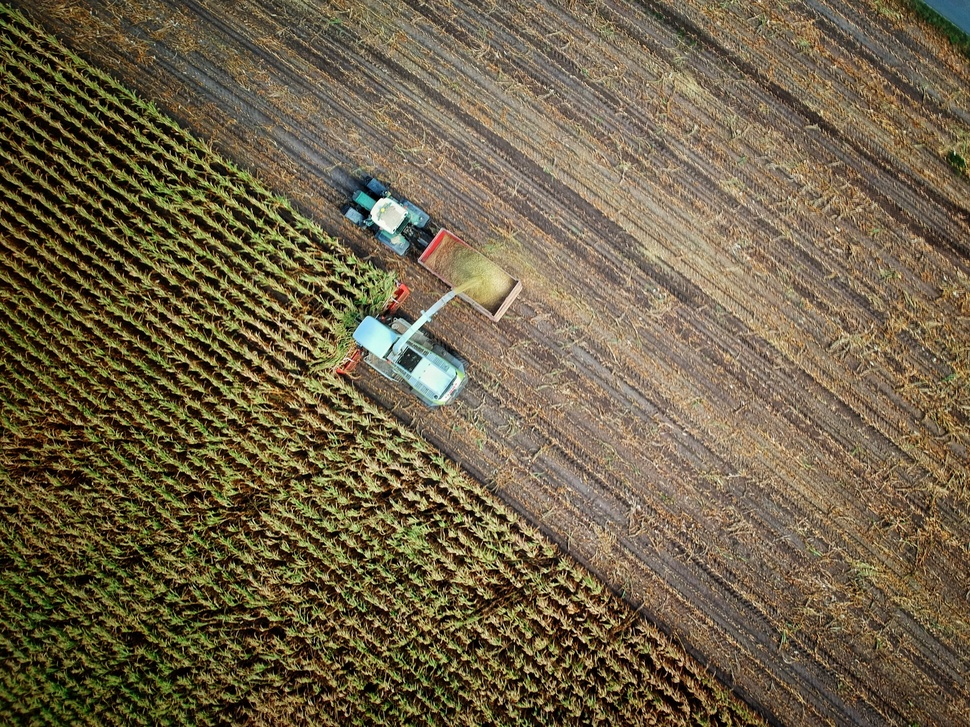
#> input picture Final Mini Project/image.jpg, 970 x 727 px, shrunk from 3600 x 2700 before the run, found by its file name
$ python pencil_sketching.py
#> lines starting #> are read from the running program, lines starting #| are printed output that depends on the picture
import cv2

img=cv2.imread("image.jpg")
#> img is the input picture: shape (727, 970, 3); mean B, G, R 71.9, 98.2, 111.4

RGB_img = cv2.cvtColor(img, cv2.COLOR_BGR2RGB)

grey_img=cv2.cvtColor(img, cv2.COLOR_BGR2GRAY)
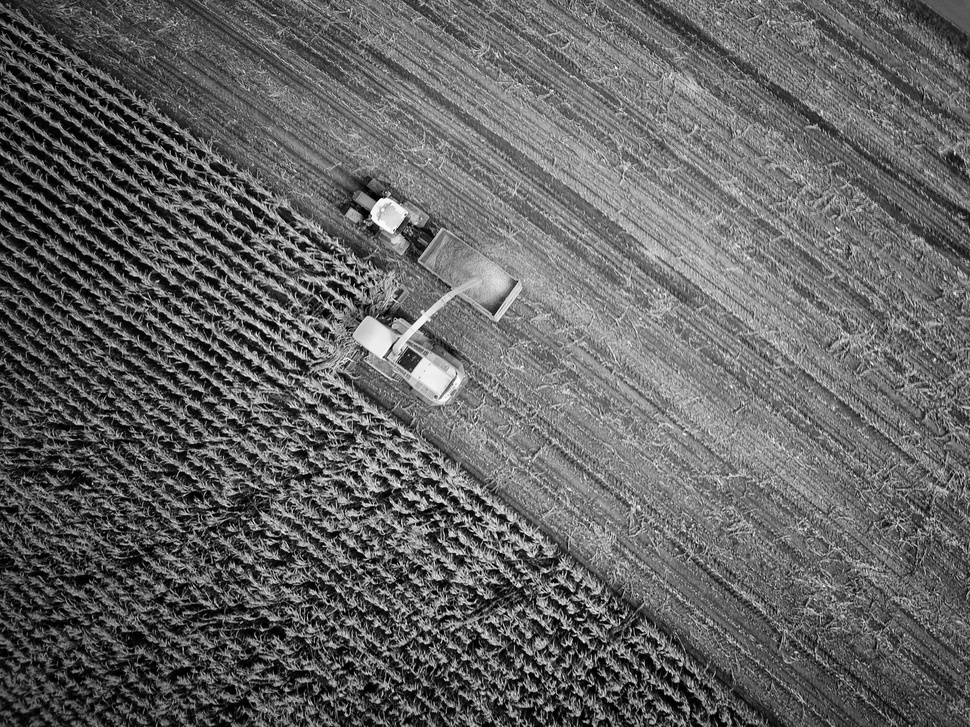
#> grey_img: shape (727, 970); min 0, max 255, mean 99.1

invert_img=cv2.bitwise_not(grey_img)
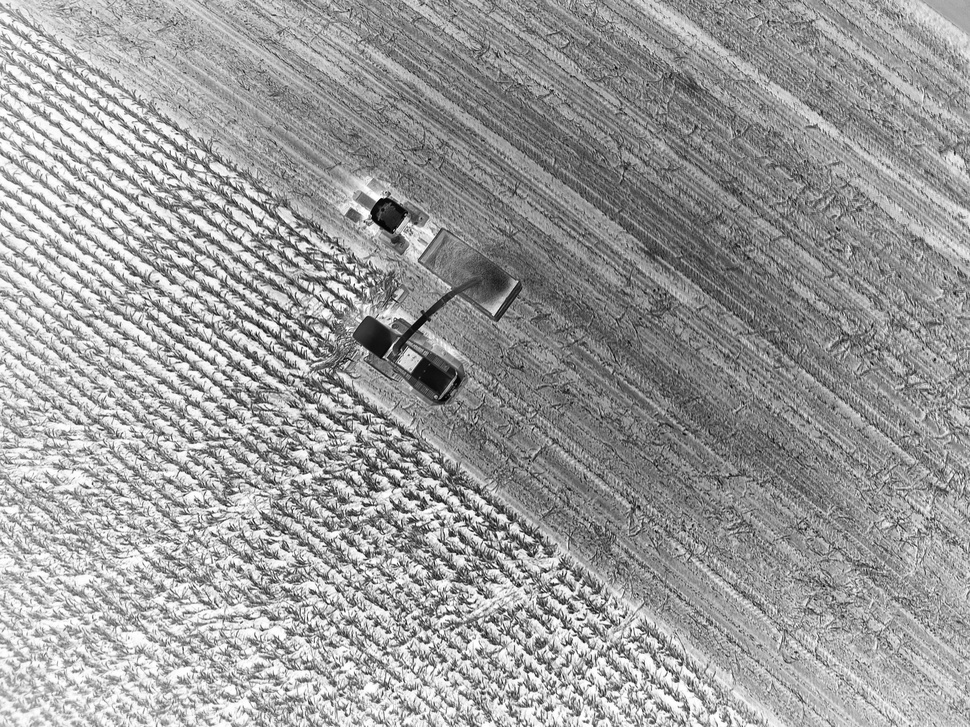
#> invert_img: shape (727, 970); min 0, max 255, mean 155.9

blur_img=cv2.GaussianBlur(invert_img, (111,111),0)
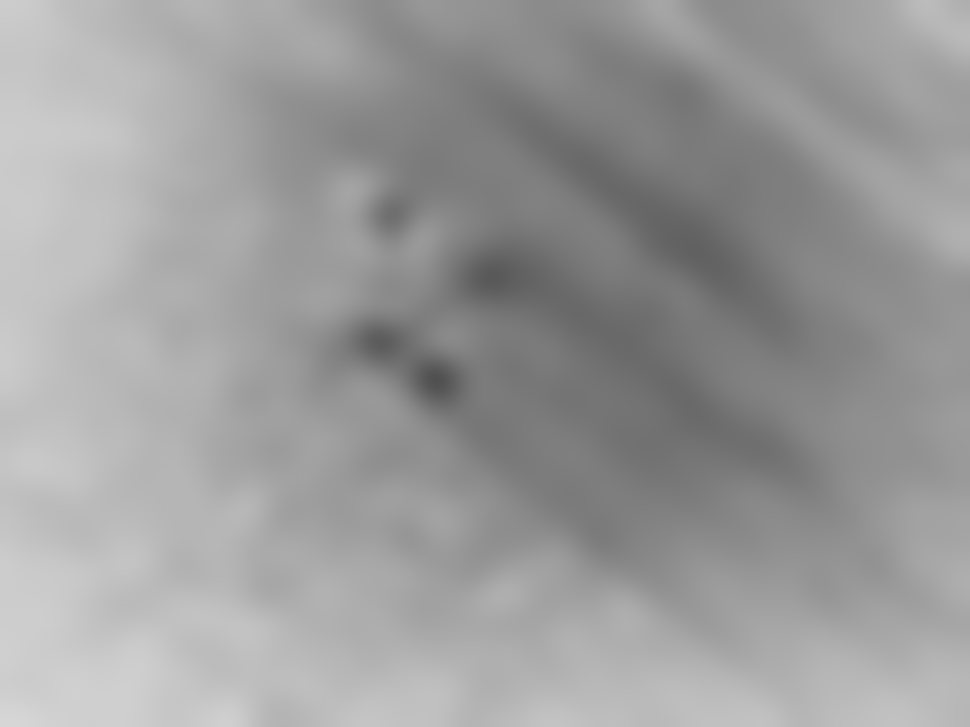
#> blur_img: shape (727, 970); min 80, max 214, mean 155.8

invblur_img=cv2.bitwise_not(blur_img)
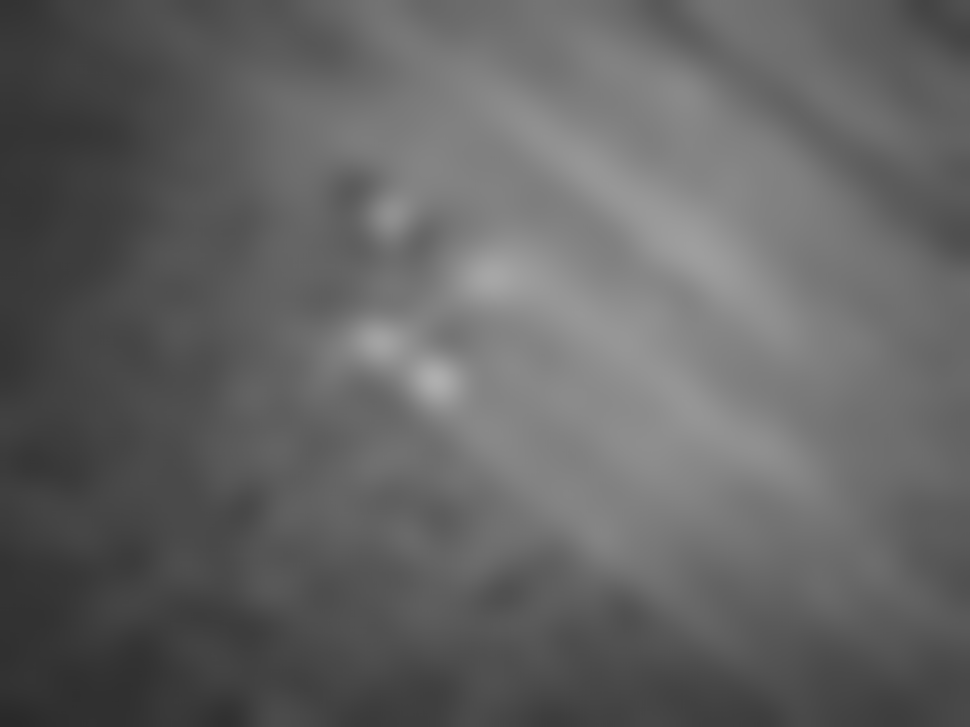
#> invblur_img: shape (727, 970); min 41, max 175, mean 99.2

sketch_img=cv2.divide(grey_img,invblur_img, scale=256.0)
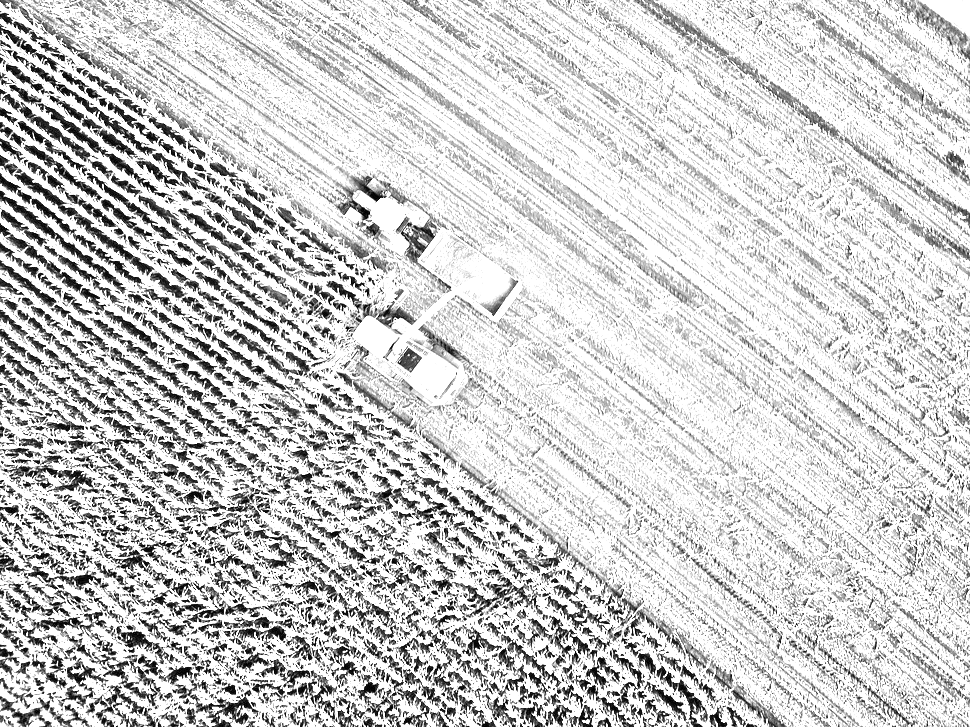
#> sketch_img: shape (727, 970); min 0, max 255, mean 204.9

cv2.imwrite("sketch.png", sketch_img)

cv2.imshow('Pencil Sketching completed' ,sketch_img)
cv2.waitKey(0)
cv2.destroyAllWindows()

$ run again, with Final Mini Project/2.jpg copied over Final Mini Project/image.jpg
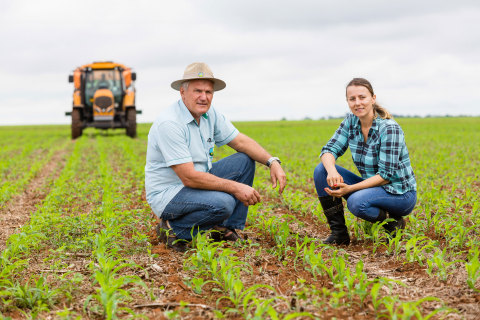
#> input picture Final Mini Project/2.jpg, 480 x 320 px, found by its file name
#> img is the input picture: shape (320, 480, 3); mean B, G, R 133.1, 173.5, 176.2
#> `invblur_img=cv2.bitwise_not(blur_img)`:
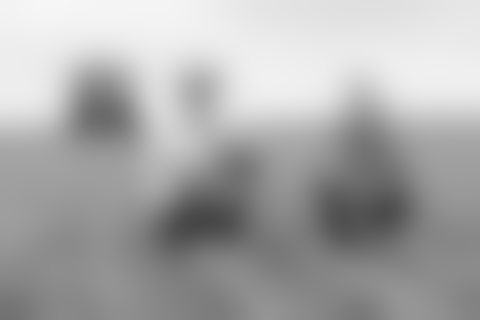
#> invblur_img: shape (320, 480); min 71, max 246, mean 169.7
#> `sketch_img=cv2.divide(grey_img,invblur_img, scale=256.0)`:
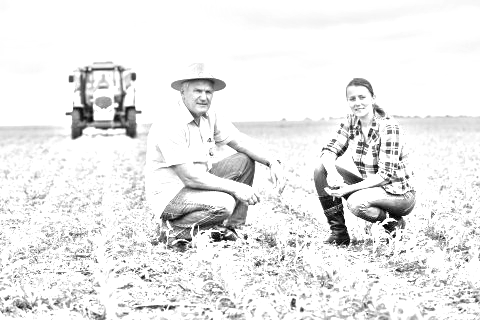
#> sketch_img: shape (320, 480); min 0, max 255, mean 234.1

$ run again, with Final Mini Project/Guava.jpg copied over Final Mini Project/image.jpg
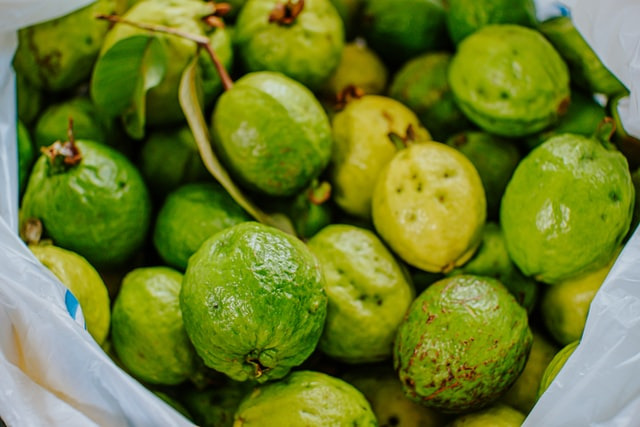
#> input picture Final Mini Project/Guava.jpg, 640 x 427 px, found by its file name
#> img is the input picture: shape (427, 640, 3); mean B, G, R 42, 123.9, 108.1
#> `invblur_img=cv2.bitwise_not(blur_img)`:
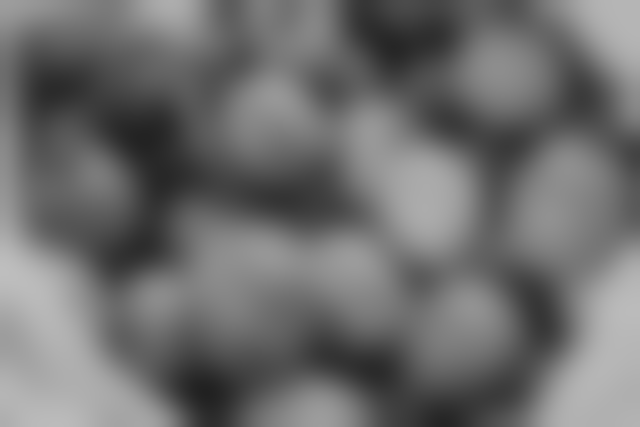
#> invblur_img: shape (427, 640); min 33, max 190, mean 109.8
#> `sketch_img=cv2.divide(grey_img,invblur_img, scale=256.0)`:
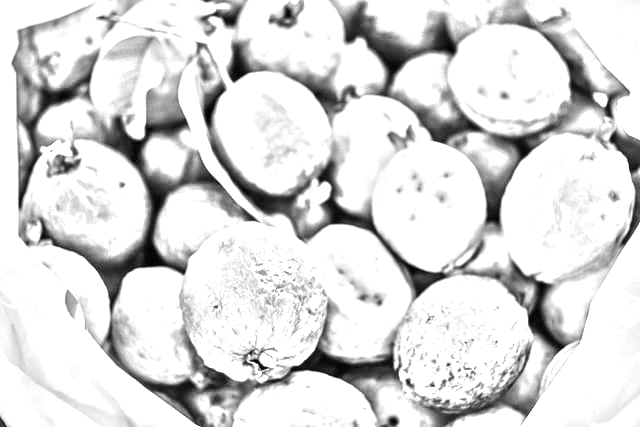
#> sketch_img: shape (427, 640); min 0, max 255, mean 217.9
